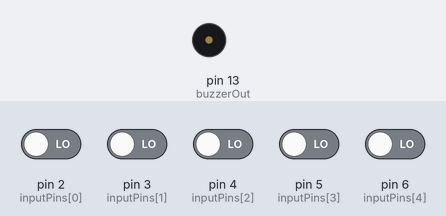
Simulated run of this sketch. Board: Arduino Uno, built with avr-gcc and run on an emulated ATmega328P. Parts: buzzer (waves = sounding). The test bench sets the inputs (shaded band); at power-on: pin 2 (inputPins[0]), pin 3 (inputPins[1]), pin 4 (inputPins[2]), pin 5 (inputPins[3]), pin 6 (inputPins[4]) LOW.

Above: at 1.2 s.
1.3 s: pin 2 (inputPins[0]) driven HIGH
At 2.5 s:
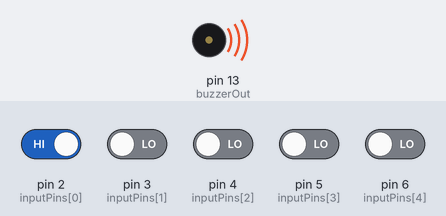
2.8 s: pin 2 (inputPins[0]) driven LOW
At 3.8 s:
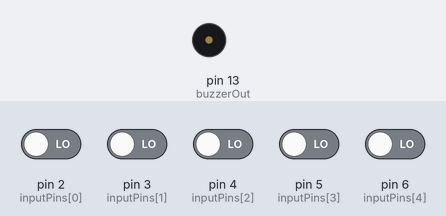
4.3 s: pin 3 (inputPins[1]) driven HIGH
At 5.0 s:
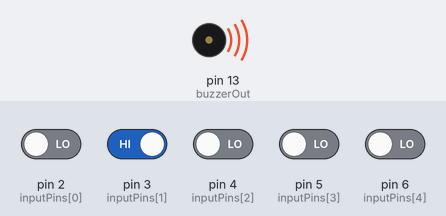
Timing chart, 0 to 7.3 s (numbered marks = the images above; inputs shaded):
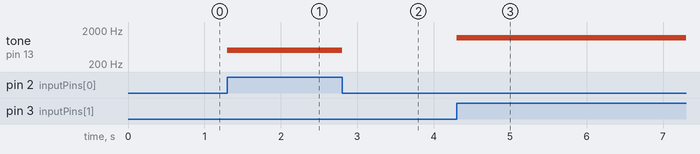

Measured:
- after the input at 1.3 s, tone on pin 13 (buzzerOut): silent → 500 Hz at once
- after the input at 2.8 s, tone on pin 13 (buzzerOut): 500 Hz → silent at once
- after the input at 4.3 s, tone on pin 13 (buzzerOut): silent → 1200 Hz at once

The sketch:

BuzzerPiano5keys.ino
```cpp
int inputPins[] = {2,3,4,5,6};
int outFrequencies[] = {500,1200,1500,1900,2300};
int buzzerOut = 13;
int numKeys = 5;
void setup() {
  // put your setup code here, to run once:
  for(int i = 0;i<numKeys;i++){
    pinMode(inputPins[i],INPUT);
  }
  pinMode(buzzerOut,OUTPUT);
}

void loop() {
  // clear buzzer
  noTone(buzzerOut);
  int sumFreqs = 0;
  for(int i = 0;i<numKeys;i++){
     // sum up the frequencys of the pressed buttons, to achieve a effect where you can create combinations of the buttons being pressed
     int isOn = digitalRead(inputPins[i]);
     if(isOn == 1){
        sumFreqs+=outFrequencies[i];
     }
  }
  if(sumFreqs != 0){
    tone(buzzerOut,sumFreqs);
  }
  delay(100);
}
```
